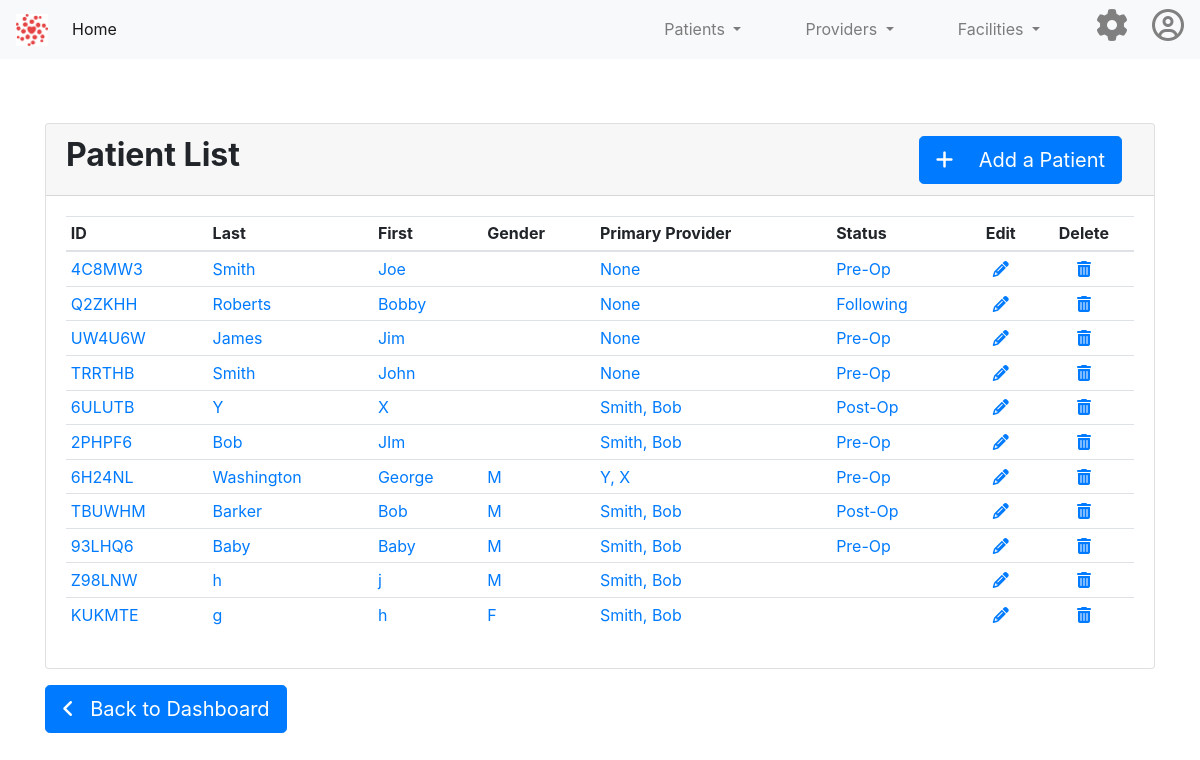
The app's page /patients/, older data.
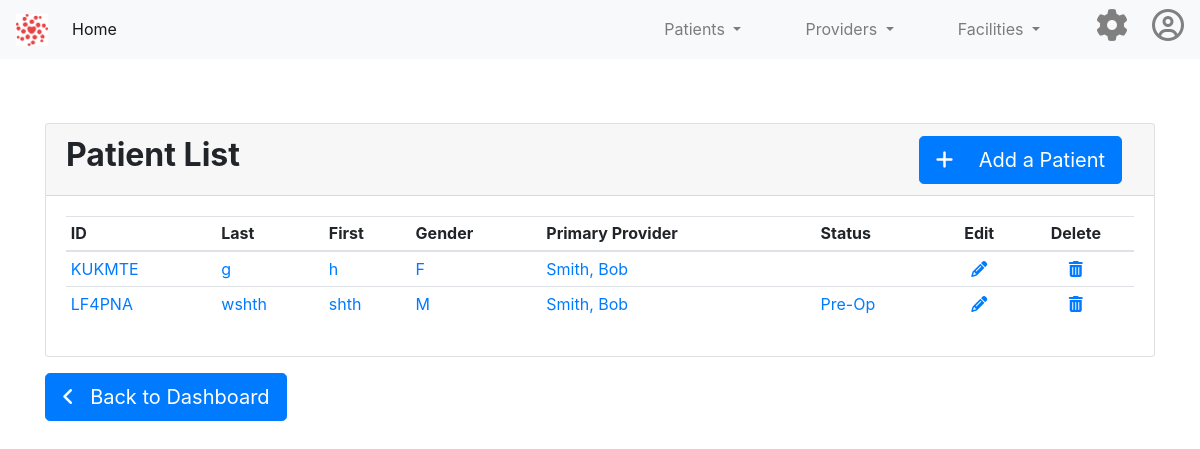
The same page, newer data.
### app/patients/patient_model.py (models this page shows, shortened)
class Patient(db.Model):
    id = db.Column(db.Integer, primary_key=True)
    first_name = db.Column(db.String(30), index=True, nullable=False, info={'label': 'First Name'})
    last_name = db.Column(db.String(30), index=True, nullable=False, info={'label': 'Last Name'})
    patient_id = db.Column(db.String(10), index=True)
    patient_dob = db.Column(db.Date, nullable=False, info={'label': 'Date of Birth'})
    patient_dob_est = db.Column(db.Boolean, nullable=False, info={'label': 'DOB Estimate?'})
    patient_gender = db.Column(db.String, nullable=False, info={'label': 'Gender'})
    patient_status_id = db.Column(db.Integer, db.ForeignKey('patient_status.id'))
    patient_provider_id = db.Column(db.Integer, db.ForeignKey('provider.id'))
    patient_status = db.relationship(PatientStatus)
    patient_provider = db.relationship(Provider)

class PatientStatus(db.Model):
    id = db.Column(db.Integer, primary_key=True)
    code_name = db.Column(db.String(30), index=True, nullable=False)
    name = db.Column(db.String(60), index=True, nullable=False)
    def __str__(self):
        return self.name

### app/providers/provider_model.py (models this page shows, shortened)
class Provider(db.Model):
    id = db.Column(db.Integer, primary_key=True)
    first_name = db.Column(db.String(30), index=True, nullable=False, info={'label': 'First Name'})
    last_name = db.Column(db.String(30), index=True, nullable=False, info={'label': 'Last Name'})
    provider_id = db.Column(db.String(10), index=True)
    provider_category_id = db.Column(db.Integer, db.ForeignKey('provider_category.id'))
    provider_facility_id = db.Column(db.Integer, db.ForeignKey('facility.id'))
    provider_category = db.relationship(ProviderCategory)
    provider_facility = db.relationship(Facility)
    def __str__(self):
        return self.last_name + ", " + self.first_name

### app/patients/patient.py (the view)
@patient_bp.route('/')
def view_patient_list():
    patient_list = Patient.query.all()
    activity = "List"
    mode = "Patient"
    card_title = "Patient List"
    add_url = url_for('patient_bp.create_patient')
    table_id = "patient-list-table"
    return render_template('patient-list-base.html', title="Patient List",
                           patient_list=patient_list, table_id=table_id, activity=activity, mode=mode, add_url=add_url, card_title=card_title)

### app/patients/templates/patient-list-base.html
{% extends "data-display-container.html" %}
{% block data_display_content %}
        <div class="card-body">
            <table class="table table-hover table-sm" id="patient-list-table">
                <thead>
                <tr>
                    <th scope="col">ID</th>
                    <th scope="col">Last</th>
                    <th scope="col">First</th>
                    <th scope="col">Gender</th>
                    <th scope="col">Primary Provider</th>
                    <th scope="col">Status</th>
                    <th style="text-align: center; vertical-align: middle" scope="col" class="no-sort">Edit</th>
                    <th style="text-align: center; vertical-align: middle" scope="col" class="no-sort">Delete</th>
                </tr>
                </thead>
                <tbody>
                {% for patient in patient_list %}
                <tr>
                    <td><a href={{ url_for('patient_bp.view_patient', patient_id = patient.patient_id) }}>
                        {{ patient.patient_id }}</a></td>
                    <td><a href={{ url_for('patient_bp.view_patient', patient_id = patient.patient_id) }}>
                        {{ patient.last_name }}</a></td>
                    <td><a href={{ url_for('patient_bp.view_patient', patient_id = patient.patient_id) }}>
                        {{ patient.first_name }}</a></td>
                    <td><a href={{ url_for('patient_bp.view_patient', patient_id = patient.patient_id) }}>
                        {% if patient.patient_gender == "M": %}
                        M
                        {% elif patient.patient_gender == "F": %}
                        F
                        {% endif %}
                        </a>
                    </td>
                    <td><a href={{ url_for('patient_bp.view_patient', patient_id = patient.patient_id) }}>
                        {{ patient.patient_provider }}</a></td>
                    <td><a href={{ url_for('patient_bp.view_patient', patient_id = patient.patient_id) }}>
                        {{ patient.patient_status }}</a></td>
                    <td style="text-align: center; vertical-align: middle"><a href={{ url_for('patient_bp.edit_patient',
                        patient_id = patient.patient_id) }}>
                        <i class="fas fa-pencil-alt"></i></a></td>
                    <td style="text-align: center; vertical-align: middle"><a href={{ url_for('patient_bp.delete_patient',
                        patient_id = patient.patient_id) }}>
                        <i class="fas fa-trash-alt"></i></a></td>
                </tr>
                {% endfor %}
                </tbody>
            </table>
        </div>
{% endblock %}

### app/templates/data-display-container.html (shortened to what this page needs)
{% extends "base.html" %}
{% block content %}
<div class="container card-container">
    <div class="card">
        <div class="card-header card-header-main">
            <h2><b>{{ card_title }}</b>
                {% if activity == "List" %}
                    <a class="btn btn-primary btn-lg card-header-button"
                       href="{{ add_url }}" role="button">
                    <i class="fas fa-plus"></i>
                    &emsp;Add a {{ mode }}
                    </a>
                {% endif %}
            </h2>
        </div>
        {% block data_display_content %}{% endblock %}
    </div>
    {% if activity == "List" %}
        <a class="btn btn-primary btn-lg mt-3" href="{{ url_for('index_bp.index') }}" role="button">
        <i class="fas fa-angle-left"></i> &ensp;Back to Dashboard</a>
    {% elif activity == "View" %}
        <a class="btn btn-primary btn-lg mt-3" href="{{ list_url }}" role="button">
        <i class="fas fa-angle-left"></i> &ensp;Back to List</a>
    {% endif %}
</div>
{% endblock %}

### app/templates/base.html (shortened to what this page needs)
<!DOCTYPE html>
<html lang="en">
<head>
    <link rel="stylesheet"
          href="https://stackpath.bootstrapcdn.com/bootstrap/4.5.0/css/bootstrap.min.css"
>
    <link href="//netdna.bootstrapcdn.com/bootstrap/3.0.0/css/bootstrap-glyphicons.css" rel="stylesheet">
    <link rel="stylesheet" type="text/css" href="https://cdn.datatables.net/1.10.21/css/jquery.dataTables.css">
    <link rel="stylesheet" href="{{ url_for('static', filename='css/main.css') }}">
</head>
<body>
<nav class="navbar navbar-expand-lg navbar-light bg-light">
    <a class="navbar-brand" href={{ url_for('index_bp.index') }}>
    <img class="home-logo" src="/static/images/HCA_logo.png"></a>
    <div class="collapse navbar-collapse" id="navbarSupportedContent">
        <ul class="navbar-nav mr-auto">
            <li class="nav-item active">
                <a class="nav-link" href={{ url_for('index_bp.index') }}>Home <span class="sr-only">(current)</span></a>
            </li>
        </ul>
        <ul class="navbar-nav ml-auto">
            <li class="nav-item dropdown mx-4">
                <a class="nav-link dropdown-toggle" href="#" id="navbarDropdown" role="button" data-toggle="dropdown"
                   aria-haspopup="true" aria-expanded="false">
                    Patients
                </a>
            </li>
            <li class="nav-item dropdown mx-4">
                <a class="nav-link dropdown-toggle" href="#" id="navbarDropdown" role="button" data-toggle="dropdown"
                   aria-haspopup="true" aria-expanded="false">
                    Providers
                </a>
            </li>
            <li class="nav-item dropdown mx-4">
                <a class="nav-link dropdown-toggle" href="#" id="navbarDropdown" role="button" data-toggle="dropdown"
                   aria-haspopup="true" aria-expanded="false">
                    Facilities
                </a>
            </li>
            <a class="mx-4" href={{ url_for('settings_bp.settings_home') }} style="color:gray"><i
                class="fas fa-cog fa-2x"></i></a>
            <a href={{ url_for('construction_bp.construction') }} style="color:gray"><i
                class="far fa-user-circle fa-2x"></i></a>
        </ul>
    </div>
</nav>
{% block content %}{% endblock %}
</body>
</html>

### app/static/css/main.css (style rules this page uses)
.card-container { margin-top: 4rem; }
.card-header-main { height: 4.5rem; }
.card-header-button { position: absolute; right: 2rem; }
.home-logo { height: 2rem; width: 2rem; }

Row changes from the older to the newer data that the page shows:
removed Patient: patient_id "4C8MW3", last_name "Smith", first_name "Joe", patient_provider "None", patient_status "Pre-Op"
removed Patient: patient_id "Q2ZKHH", last_name "Roberts", first_name "Bobby", patient_provider "None", patient_status "Following"
removed Patient: patient_id "UW4U6W", last_name "James", first_name "Jim", patient_provider "None", patient_status "Pre-Op"
removed Patient: patient_id "TRRTHB", last_name "Smith", first_name "John", patient_provider "None", patient_status "Pre-Op"
removed Patient: patient_id "6ULUTB", last_name "Y", first_name "X", patient_provider "Smith, Bob", patient_status "Post-Op"
removed Patient: patient_id "2PHPF6", last_name "Bob", first_name "JIm", patient_provider "Smith, Bob", patient_status "Pre-Op"
removed Patient: patient_id "6H24NL", last_name "Washington", first_name "George", patient_gender "M", patient_provider "Y, X", patient_status "Pre-Op"
removed Patient: patient_id "TBUWHM", last_name "Barker", first_name "Bob", patient_gender "M", patient_provider "Smith, Bob", patient_status "Post-Op"
removed Patient: patient_id "93LHQ6", last_name "Baby", first_name "Baby", patient_gender "M", patient_provider "Smith, Bob", patient_status "Pre-Op"
removed Patient: patient_id "Z98LNW", last_name "h", first_name "j", patient_gender "M", patient_provider "Smith, Bob"
added Patient: patient_id "LF4PNA", last_name "wshth", first_name "shth", patient_gender "M", patient_provider "Smith, Bob", patient_status "Pre-Op"
